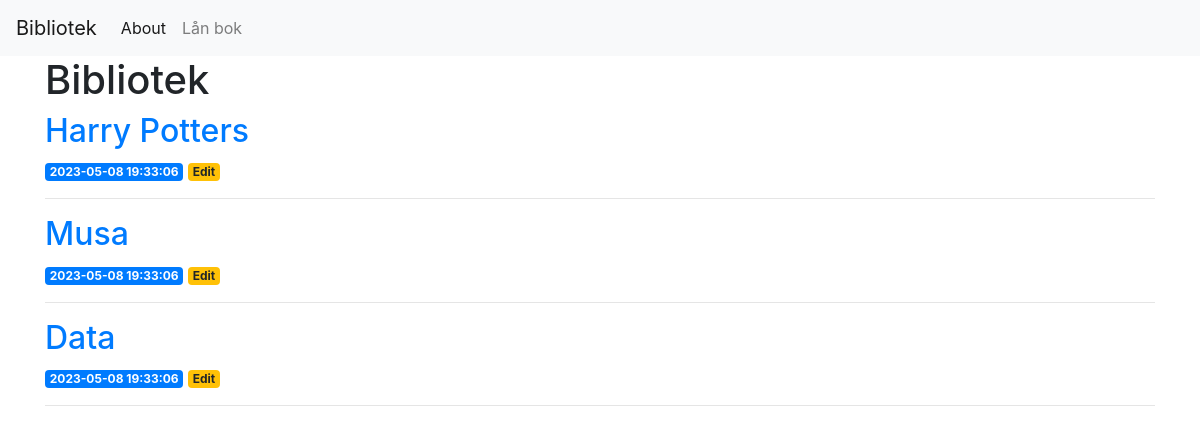
The page / on the database its author committed.
### tables this page shows
CREATE TABLE books (
    id INTEGER PRIMARY KEY AUTOINCREMENT,
    created TIMESTAMP NOT NULL DEFAULT CURRENT_TIMESTAMP,
    title TEXT NOT NULL,
    summary TEXT NOT NULL,
    count INTEGER NOT NULL
);

### app.py (the view)
@app.route('/')
def index():
    books = get_all_books()
    return render_template('index.html', books=books)

### app.py (called while the page is built)
def get_db_connection():
    conn = sqlite3.connect('database.db')
    conn.row_factory = sqlite3.Row
    return conn

def get_all_books():
    conn = get_db_connection()
    books = conn.execute('SELECT * FROM books').fetchall()
    conn.close()
    return books

### templates/index.html
{% extends 'base.html' %}
{% block content %}
    <h1>{% block title %} Bibliotek {% endblock %}</h1>
    {% for book in books %}
    <a href="{{ url_for('book', book_id=book['id']) }}">
        <h2>{{ book['title'] }}</h2>
    </a>
    <span class="badge badge-primary">{{ book['created'] }}</span>
    <a href="{{ url_for('edit', id=book['id']) }}">
        <span class="badge badge-warning">Edit</span>
    </a>
    <hr>
{% endfor %}
{% endblock %}

### templates/base.html (shortened to what this page needs)
<!doctype html>
<html lang="en">
  <head>
    <link rel="stylesheet" href="https://stackpath.bootstrapcdn.com/bootstrap/4.3.1/css/bootstrap.min.css">
  </head>
  <body>
    <nav class="navbar navbar-expand-md navbar-light bg-light">
        <a class="navbar-brand" href="{{ url_for('index')}}">Bibliotek</a>
        <div class="collapse navbar-collapse" id="navbarNav">
            <ul class="navbar-nav">
            <li class="nav-item active">
                <a class="nav-link" href="#">About</a>
            </li>
            <li class="nav-item">
                <a class="nav-link" href="{{url_for('create')}}">Lån bok</a>
            </li>
            </ul>
        </div>
    </nav>
    <div class="container">
        {% block content %} {% endblock %}
    </div>
  </body>
</html>

### rows shown on the page
books: title "Harry Potters", created "2023-05-08 19:33:06"
books: title "Musa", created "2023-05-08 19:33:06"
books: title "Data", created "2023-05-08 19:33:06"
